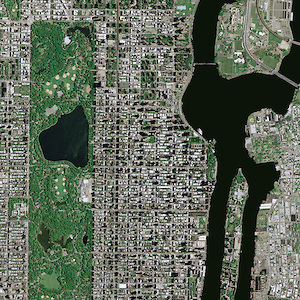
#> input picture HandsOn/data/sat_example.png, 300 x 300 px
$ jupyter execute 'Remote Sensing Classification.ipynb'   (older library calls are emulated)
#> lines starting #> are read from the running program, lines starting #| are printed output that depends on the picture
# Remote Sensing Example

[cell 1]
import pandas as pd
import numpy as np
from skimage import io
from matplotlib import pyplot as plt
from matplotlib import pyplot

### Satellite Image

[cell 2]
img = io.imread('./data/sat_example.png')
#> img is the input picture: shape (300, 300, 3); mean R, G, B 95.7, 104.3, 90.2
rows, cols, bands = img.shape
#> rows = 300; cols = 300; bands = 3
print(rows, cols, bands)
#| 300 300 3

### Labels

[cell 3]
classes = {'vegetation': 0, 'building': 1, 'water': 2}
n_classes = len(classes)
palette = np.uint8([[0, 255, 0], [255, 0, 0], [0, 0, 255]])

# we get/construct some labeling
labels = n_classes*np.ones(shape=(rows, cols), dtype=np.int)
labels[200:220, 150:170] = classes['building']
labels[40:60, 40:60] = classes['vegetation']
labels[100:120, 200:220] = classes['water']
rows, cols = labels.shape
print(rows, cols)

[cell 4]
fig = plt.figure(figsize=(7,7))
_ = pyplot.imshow(img)

[cell 5]
fig = plt.figure(figsize=(20,10))
a = fig.add_subplot(1, 2, 1)
pyplot.imshow(labels)
a.set_title('Labels')

a = fig.add_subplot(1, 2, 2)
pyplot.imshow(img)
plt.imshow(labels, alpha=0.3)
a.set_title('Satellite Image')
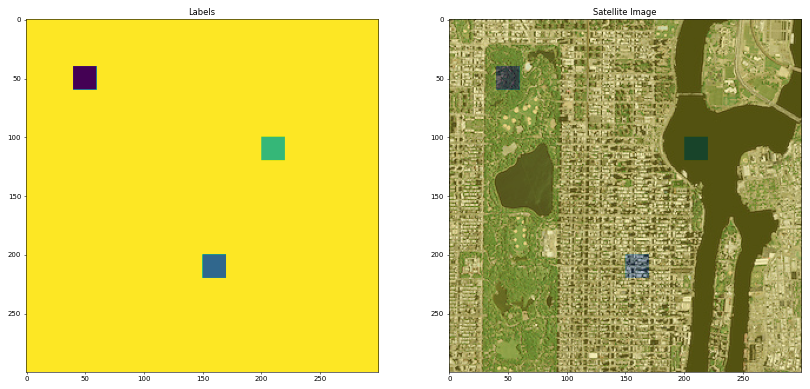
#> figure drawn by matplotlib, 2 panels

### Transform to ML problem

[cell 6]
X = img.reshape(rows*cols, bands)
y = labels.ravel()
print(X.shape)
#| (90000, 3)
print(y.shape)

[cell 7]
df = pd.DataFrame(data =  np.c_[ X, y ], columns=['r','g','b', 'label'])
#> df = table of 90000 rows and 4 columns
df.head(2)
#> Out = table of 2 rows and 4 columns

### Perform Clustering

[cell 8]
train = np.flatnonzero(y < n_classes)
test = np.flatnonzero(y == n_classes)

from sklearn.svm import SVC
clf = SVC()
clf.fit(X[train], y[train])
y[test] = clf.predict(X[test])

predicted = y.reshape(rows, cols)

[cell 9]
import matplotlib.pyplot as plt
fig = plt.figure(figsize=(15,15))

plt.imshow(img, interpolation='none')
plt.imshow(predicted,  interpolation='none', alpha=0.5)
plt.show()
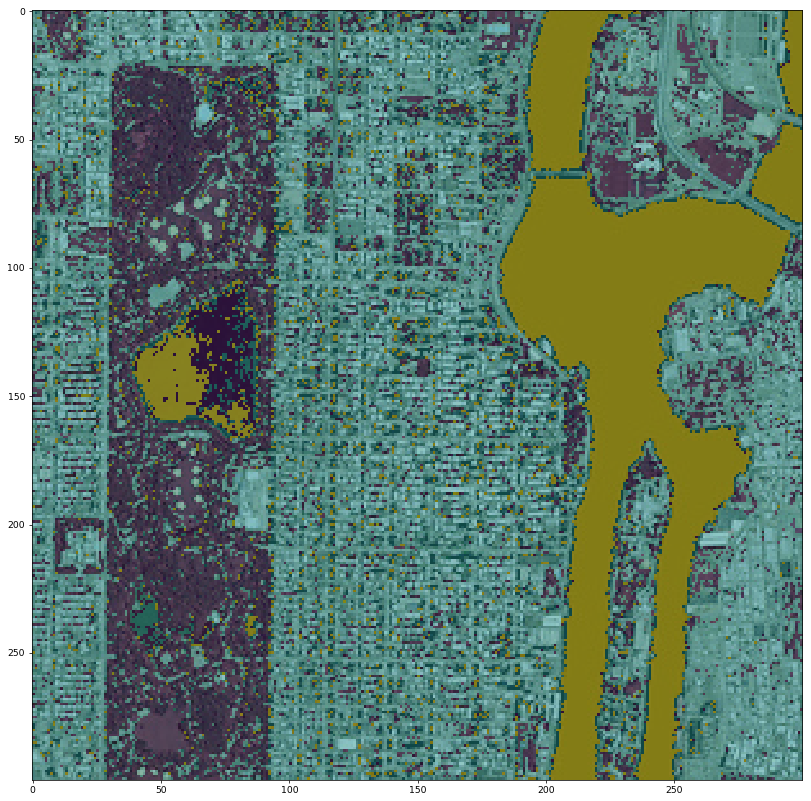
#> figure drawn by matplotlib, 1 panel
